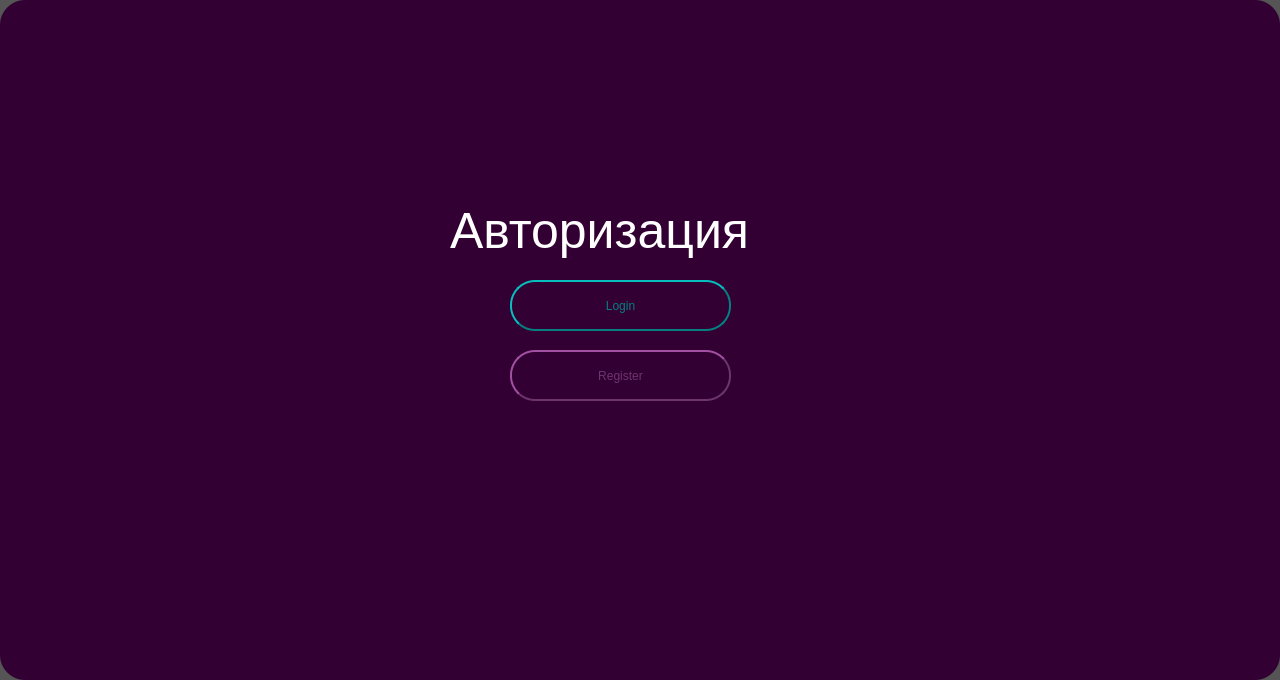
<?xml version="1.0" encoding="UTF-8"?>
<ui version="4.0">
 <class>MainWindow</class>
 <widget class="QMainWindow" name="MainWindow">
  <property name="geometry">
   <rect>
    <x>0</x>
    <y>0</y>
    <width>1280</width>
    <height>680</height>
   </rect>
  </property>
  <property name="windowTitle">
   <string>MainWindow</string>
  </property>
  <property name="styleSheet">
   <string notr="true">box-shadow: inset 0 -1px 1px rgba(255,255,255,0.3);
background: #555;
-moz-border-radius: 25px;
-webkit-border-radius: 25px;
border-radius: 25px;</string>
  </property>
  <widget class="QWidget" name="Signin">
   <property name="styleSheet">
    <string notr="true">background-color: #330033;
background-image: url(&quot;/Users/A/Desktop/Application 2/endless.svg&quot;);</string>
   </property>
   <widget class="QPushButton" name="Login">
    <property name="geometry">
     <rect>
      <x>510</x>
      <y>280</y>
      <width>221</width>
      <height>51</height>
     </rect>
    </property>
    <property name="styleSheet">
     <string notr="true">    color:rgb(5, 127, 127);
	text-transform: none;
    text-indent: 0px;
    text-shadow: none;
    display: inline-block;
    text-align: center;
    cursor: default;
    font: 400 13.3333px Arial;
    border-width: 2px;
    border-style: outset;</string>
    </property>
    <property name="text">
     <string>Login</string>
    </property>
   </widget>
   <widget class="QLabel" name="label">
    <property name="geometry">
     <rect>
      <x>450</x>
      <y>200</y>
      <width>351</width>
      <height>61</height>
     </rect>
    </property>
    <property name="styleSheet">
     <string notr="true">color: white;
font: 75 8pt &quot;Montserrat&quot;;
font-size: 50px;</string>
    </property>
    <property name="text">
     <string>Авторизация</string>
    </property>
   </widget>
   <widget class="QPushButton" name="Register">
    <property name="geometry">
     <rect>
      <x>510</x>
      <y>350</y>
      <width>221</width>
      <height>51</height>
     </rect>
    </property>
    <property name="styleSheet">
     <string notr="true">    color: rgb(108, 53, 108);
    text-transform: none;
    text-indent: 0px;
    text-shadow: none;
    display: inline-block;
    text-align: center;
    cursor: default;
    font: 400 13.3333px Arial;
    border-width: 2px;
    border-style: outset;
    border-color: -internal-light-dark(rgb(118, 118, 118), rgb(133, 133, 133));</string>
    </property>
    <property name="text">
     <string>Register</string>
    </property>
   </widget>
  </widget>
 </widget>
 <resources/>
 <connections/>
</ui>
